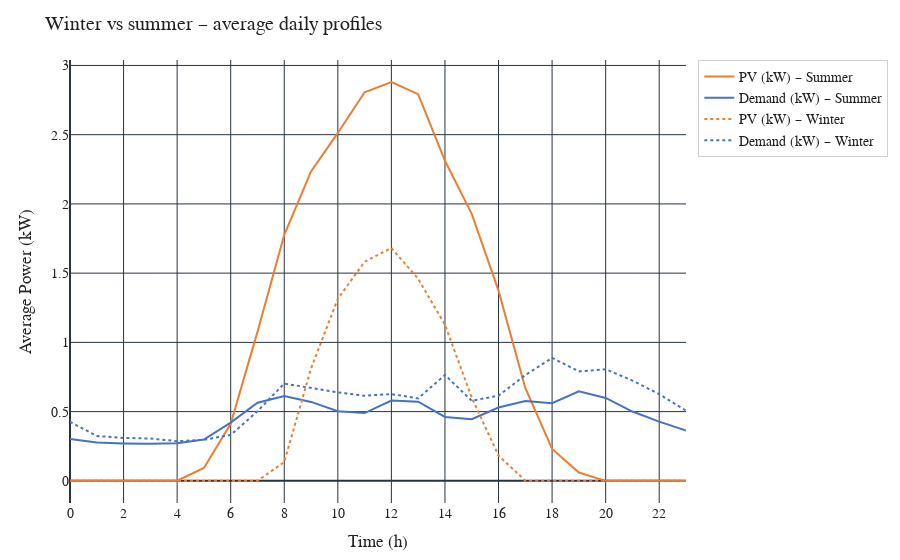

Notebook code for this chart:
### Markdown cell above
## Figure 3. Daily profile winter vs summer

### Code cell
hourly_season = df.groupby(['season', 'hour']).mean(numeric_only=True).reset_index()

seasons_to_plot = ['Summer', 'Winter']

fig = go.Figure()

for season in seasons_to_plot:
    data = hourly_season[hourly_season['season'] == season]

    fig.add_trace(go.Scatter(
        x=data['hour'],
        y=data['pv'],
        mode='lines',
        name=f'PV (kW) – {season}',
        line=dict(
            width=2,
            color=ENERGY_COLORS["solar"],
            dash='solid' if season == 'Summer' else 'dot'
        )
    ))

    fig.add_trace(go.Scatter(
        x=data['hour'],
        y=data['demand'],
        mode='lines',
        name=f'Demand (kW) – {season}',
        line=dict(
            width=2,
            color=ENERGY_COLORS["grid"],
            dash='solid' if season == 'Summer' else 'dot'
        )
    ))

fig.update_layout(
    title="Winter vs summer – average daily profiles",
    xaxis_title="Time (h)",
    yaxis_title="Average Power (kW)",
    **PLOT_STYLE
)

fig.update_xaxes(
    tickmode='linear',
    tick0=0,
    dtick=2
)

save_fig_plotly(fig, "ex3_fig3_avg_daily_profile_summer_winter.svg")
fig.show()

### Figure 1 — Plotly figure (JSON) as saved in the notebook; plotly's stock layout.template omitted (floating-point values rounded to 4 significant figures)
{"data": [{"line": {"color": "#ED7D31", "dash": "solid", "width": 2}, "mode": "lines", "name": "PV (kW) – Summer", "x": [0, 1, 2, 3, 4, 5, 6, 7, 8, 9, 10, 11, 12, 13, 14, 15, 16, 17, 18, 19, 20, 21, 22, 23], "y": [0.0, 0.0, 0.0, 0.0, 0.001087, 0.09293, 0.4118, 1.076, 1.777, 2.235, 2.513, 2.807, 2.879, 2.793, 2.312, 1.928, 1.374, 0.6711, 0.2309, 0.06033, 0.0, 0.0, 0.0, 0.0], "type": "scatter"}, {"line": {"color": "#4472C4", "dash": "solid", "width": 2}, "mode": "lines", "name": "Demand (kW) – Summer", "x": [0, 1, 2, 3, 4, 5, 6, 7, 8, 9, 10, 11, 12, 13, 14, 15, 16, 17, 18, 19, 20, 21, 22, 23], "y": [0.3028, 0.2765, 0.2703, 0.2671, 0.2724, 0.2983, 0.4203, 0.564, 0.6134, 0.57, 0.5024, 0.4897, 0.5802, 0.5716, 0.4617, 0.4447, 0.5293, 0.5765, 0.5608, 0.6462, 0.5985, 0.5007, 0.4275, 0.3636], "type": "scatter"}, {"line": {"color": "#ED7D31", "dash": "dot", "width": 2}, "mode": "lines", "name": "PV (kW) – Winter", "x": [0, 1, 2, 3, 4, 5, 6, 7, 8, 9, 10, 11, 12, 13, 14, 15, 16, 17, 18, 19, 20, 21, 22, 23], "y": [0.0, 0.0, 0.0, 0.0, 0.0, 0.0, 0.0, 0.0, 0.136, 0.8116, 1.315, 1.582, 1.682, 1.459, 1.128, 0.6011, 0.1828, 0.001333, 0.0, 0.0, 0.0, 0.0, 0.0, 0.0], "type": "scatter"}, {"line": {"color": "#4472C4", "dash": "dot", "width": 2}, "mode": "lines", "name": "Demand (kW) – Winter", "x": [0, 1, 2, 3, 4, 5, 6, 7, 8, 9, 10, 11, 12, 13, 14, 15, 16, 17, 18, 19, 20, 21, 22, 23], "y": [0.4263, 0.324, 0.3102, 0.3057, 0.2863, 0.2963, 0.3317, 0.5028, 0.7028, 0.6711, 0.6386, 0.615, 0.6269, 0.5956, 0.7649, 0.5784, 0.615, 0.7637, 0.8881, 0.7907, 0.8064, 0.7244, 0.6258, 0.5073], "type": "scatter"}], "layout": {"font": {"family": "CMU Serif, 'Times New Roman', serif", "size": 14, "color": "#222"}, "legend": {"bgcolor": "rgba(255,255,255,0.85)", "bordercolor": "#d0d0d0", "borderwidth": 1}, "margin": {"t": 60, "r": 30, "b": 50, "l": 70}, "title": {"text": "Winter vs summer – average daily profiles"}, "xaxis": {"title": {"text": "Time (h)"}, "tickmode": "linear", "tick0": 0, "dtick": 2}, "yaxis": {"title": {"text": "Average Power (kW)"}}, "paper_bgcolor": "#ffffff", "plot_bgcolor": "#ffffff"}}
